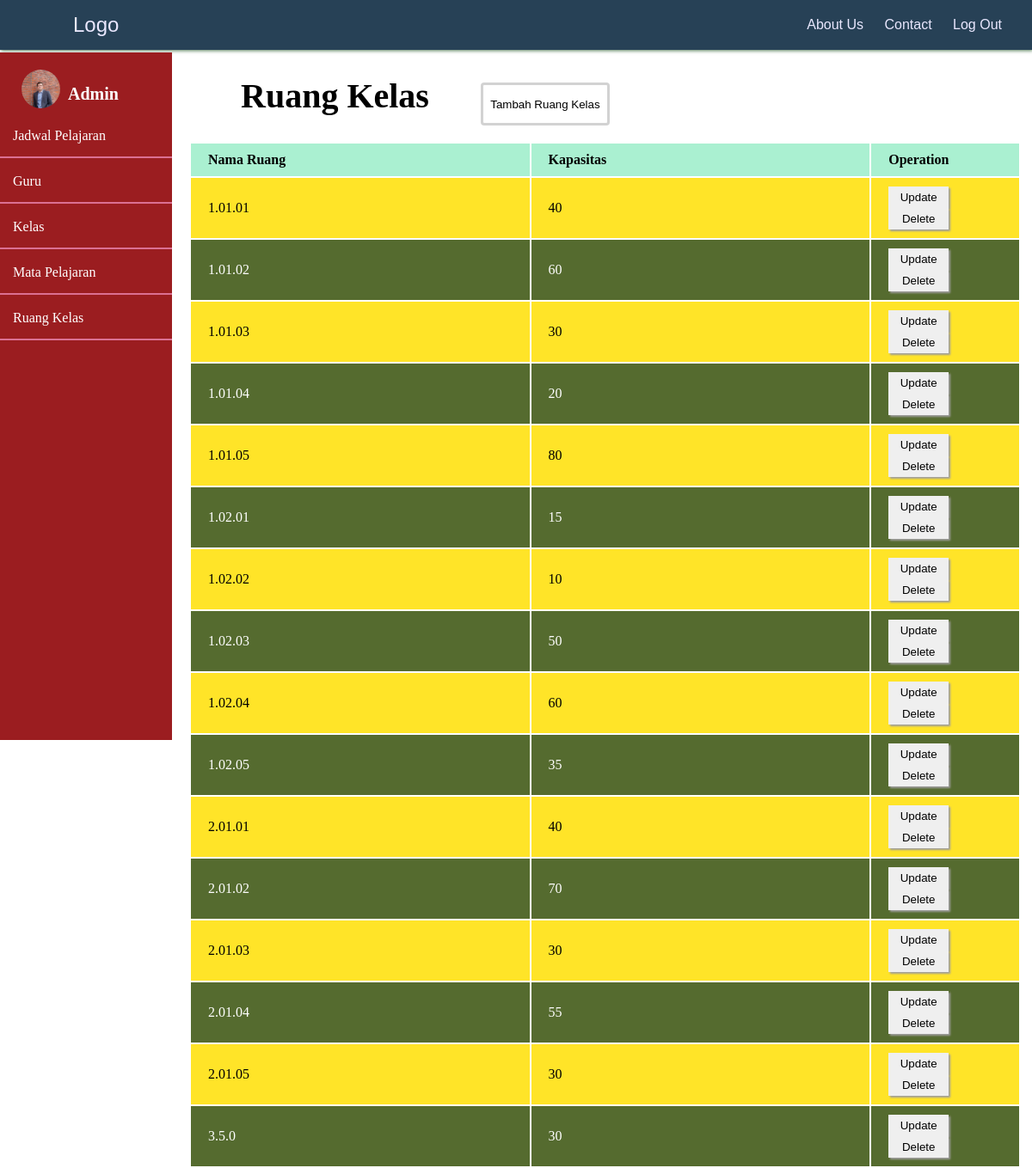
Screenshot of /Final/php/Admin/RuangKelas/RuangKelas.php (signed in) with the database file from the repository.
### tables this page shows
CREATE TABLE `ruang_kelas` (
  `id_ruang` int(10) NOT NULL,
  `nama_ruang` varchar(100) NOT NULL,
  `kapasitas` int(10) NOT NULL
);

### Final/php/Controller/FuncRuangKelas.php (called while the page is built, shortened)
<?php
    include 'connect.php';
    function query($query){
        global $conn;
        $result = mysqli_query($conn, $query);
        $rows = [];
        while($row = mysqli_fetch_assoc($result)){
            $rows[] = $row;
        }
        return $rows;
    }
?>

### Final/php/Admin/RuangKelas/RuangKelas.php (the view, shortened to what this page needs)
<?php
    include '../../Controller/connect.php';
    include '../../Controller/FuncRuangKelas.php';
    $query = query("SELECT * FROM ruang_kelas");
?>
<!DOCTYPE html>
<html lang="en">
<head>
    <link rel="stylesheet" href="../../../css/Admin/RuangKelas.css">
</head>
<body>
    <div class="navbar">
    <a href="../../Dashboard/home.php" id="home">Logo</a>
        <div class="menu">
            <a href="../../Dashboard/AboutUs.php">About Us</a>
            <a href="../../Dashboard/Contact.php">Contact</a>
            <a href="../../Dashboard/home.php">Log Out</a>
        </div>
    </div>
    <div class="sidebar">
        <div class="profile">
            <img src="../../../Img/admin.jpg" alt="">
            <h4><a href="../Login/Admin.php">Admin</a></h4>
        </div>
        <div class="option">
            <a href="../JadwalPelajaran/JadwalPelajaran.php">Jadwal Pelajaran</a>
            <a href="../Guru/Guru.php">Guru</a>
            <a href="../Kelas/Kelas.php">Kelas</a>
            <a href="../MataPelajaran/MataPelajaran.php">Mata Pelajaran</a>
            <a href="../RuangKelas/RuangKelas.php">Ruang Kelas</a>
        </div>
    </div>
    <div class="main">
        <div class="operation">
            <div class="outerModal">
                <h1>Ruang Kelas</h1>
                <button id="myBtn">Tambah Ruang Kelas</button>
            </div>
        </div>
        <div class="content">
            <table>
                <tr>
                    <th class="w30">Nama Ruang</th>
                    <th class="w30">Kapasitas</th>
                    <th class="w15">Operation</th>
                </tr>
                <?php foreach ($query as $row) :?>
                    <tr>
                        <td><?= $row['nama_ruang']?></td>
                        <td><?= $row['kapasitas']?></td>
                        <td>
                            <button><a href="UpdateRuangKelas.php?id=<?= $row['id_ruang']?>">Update</a></button>
                            <button><a href="DeleteRuangKelas.php?id=<?= $row['id_ruang']?>">Delete</a></button>
                        </td>
                    </tr>
                <?php endforeach ?>
            </table>
        </div>
    </div>
</body>
</html>

### Final/css/Admin/RuangKelas.css (style rules this page uses)
* { margin: 0; padding: 0; box-sizing: border-box; }
.navbar { display: flex; justify-content: space-between; align-items: center; width: 100%; background: #274156; font-family: 'Lucida Sans', 'Lucida Sans Regular', 'Lucida Grande', 'Lucida Sans Unicode', Geneva, Verdana, sans-serif; padding: 15px; box-shadow: 1px 1px 4px #517b54; z-index: 2; }
a#home { color: #EAE8FF; margin-left: 70px; text-decoration: none; font-size: 24px; }
.menu { display: block; }
.menu a { color: #EAE8FF; margin-right: 20px; text-decoration: none; }
.sidebar { float: left; width: 200px; height: 800px; margin-top: 3px; background: #9b1d20; }
.profile img { display: inline-block; margin: 20px 5px 0px 25px; width: 45px; border-radius: 50%; }
.profile h4 { position: relative; display: inline-block; top: -10px; font-size: 20px; color: white; }
.profile a { text-decoration: none; color: white; }
.option a { display: block; margin-top: 3px; padding: 15px; color: white; cursor: pointer; text-decoration: none; border-bottom: 2px solid palevioletred; }
.main { margin: 0px 13px 0px 220px; }
.outerModal { display: flex; justify-content: flex-start; margin: 20px; }
.outerModal h1 { margin: 10px 40px; font-size: 40px; }
.outerModal button#myBtn { position: relative; display: inline-block; width: 150px; height: 50px; top: 18px; background: white; color: black; padding: 4px; margin-left: 20px; border: 3px solid rgba(128, 128, 128, 0.358); border-radius: 4px; cursor: pointer; transition: width .7s; }
table { width: 100%; z-index: 1; }
table th { background-color: #AAF0D1; color: black; }
table tr { background: #556B2F; color: white; }
table tr:nth-child(even) { background: #ffe428; color: black; }
table th, td { text-align: left; padding: 10px 20px; }
td button { width: 70px; height: 25px; border: none; box-shadow: 2px 2px 2px rgb(158, 157, 157); transition: .5s; }
button a { text-decoration: none; color: black; }
.w15 { width: 10%; }
.w30 { width: 25%; }

### rows the page displays
ruang_kelas: nama_ruang "1.01.01", kapasitas "40"
ruang_kelas: nama_ruang "1.01.02", kapasitas "60"
ruang_kelas: nama_ruang "1.01.03", kapasitas "30"
ruang_kelas: nama_ruang "1.01.04", kapasitas "20"
ruang_kelas: nama_ruang "1.01.05", kapasitas "80"
ruang_kelas: nama_ruang "1.02.01", kapasitas "15"
ruang_kelas: nama_ruang "1.02.02", kapasitas "10"
ruang_kelas: nama_ruang "1.02.03", kapasitas "50"
ruang_kelas: nama_ruang "1.02.04", kapasitas "60"
ruang_kelas: nama_ruang "1.02.05", kapasitas "35"
ruang_kelas: nama_ruang "2.01.01", kapasitas "40"
ruang_kelas: nama_ruang "2.01.02", kapasitas "70"
ruang_kelas: nama_ruang "2.01.03", kapasitas "30"
ruang_kelas: nama_ruang "2.01.04", kapasitas "55"
ruang_kelas: nama_ruang "2.01.05", kapasitas "30"
ruang_kelas: nama_ruang "3.5.0", kapasitas "30"
